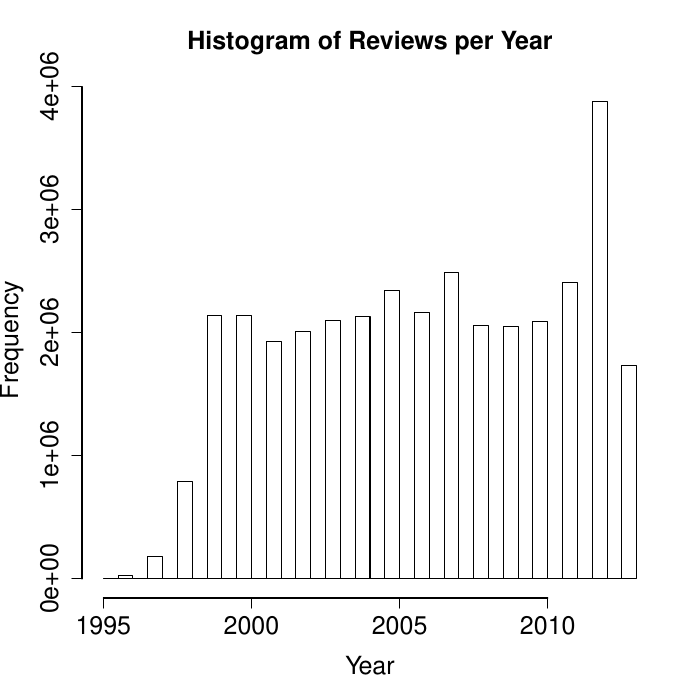

The script that saved this image:
data <- scan("review_year")

pdf("review_year.pdf")

hist(data, main="Histogram of Reviews per Year", xlab="Year", cex=0.3, cex.lab=1.5, cex.axis=1.5, cex.main=1.5, cex.sub=1.5)

dev.off()
